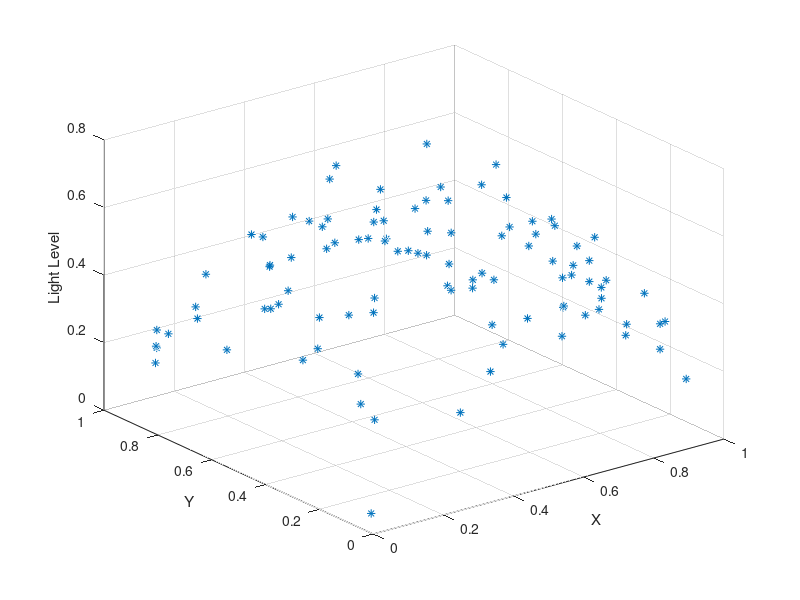

This figure's MATLAB source:
clear all
close all
clc

%generate random data for testing purposes
 X = rand(100, 1);
 Y = rand(100, 1); 
 err = 1+0.7.*rand(100,1); % add some random noise
 act_coef = [.82, .45, 1.33, .5];
 Z = (-X.^2 + X + Y + -Y.^2 ) .* err;
 
figure(1)
plot3(X,Y,Z,'*')
xlabel('X')
ylabel('Y')
zlabel('Light Level')
grid on
